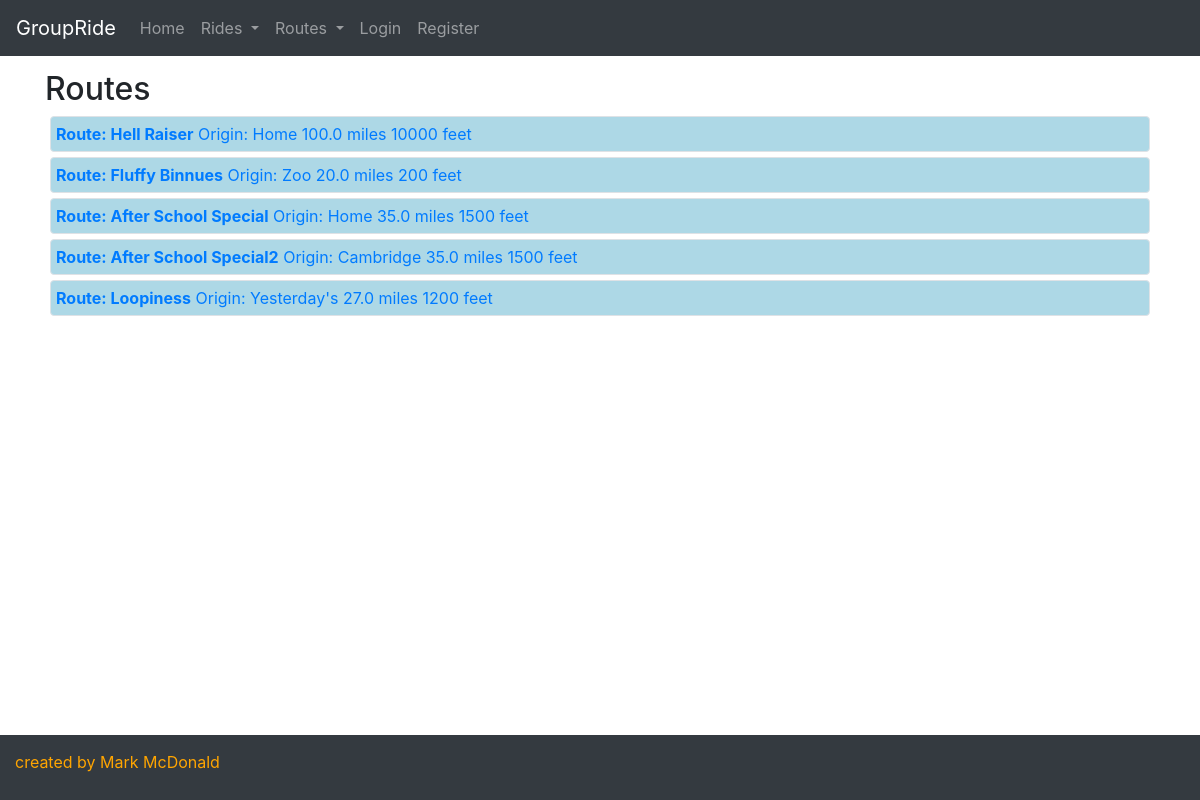
Before: /routes/ with the older database file.
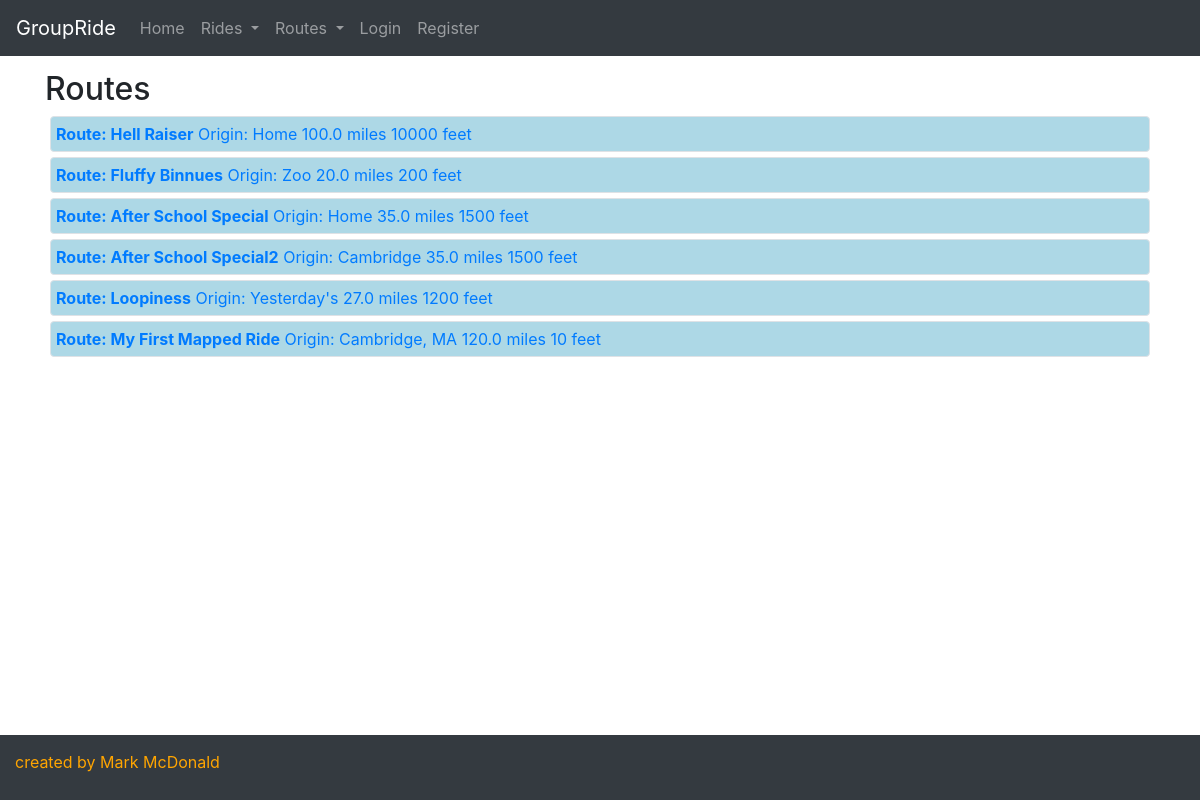
After: the same page with the newer database file.
### groupride/models.py (models this page shows, shortened)
class Route(models.Model):
    created_by = models.ForeignKey(User, on_delete = models.SET_NULL, blank = True, null = True, related_name = "created_routes")
    created_on = models.DateTimeField(auto_now_add = True, editable = False, blank = False)
    route_name = models.CharField(max_length = 256, blank = True, null = True)
    miles = models.DecimalField(max_digits = 6, decimal_places = 1, blank = True, null = True)
    vertical_feet = models.IntegerField(blank = True, null = True)
    origin = models.CharField(max_length = 64, blank = True, null = True)
    reviews = models.ManyToManyField(Review, blank = True)
    gpxfile = models.FileField(blank = True, null = True)

### groupride/views.py (the view)
# urls.py: path("routes/", views.routes, name="routes"),
def routes(request):
    routes = Route.objects.values('id', 'route_name', 'origin', 'miles','vertical_feet')
    context = {'routes': routes,}
    return render(request, "groupride/routes.html", context)

### groupride/templates/groupride/routes.html (shortened to what this page needs)
{% extends 'groupride/template.html' %}
{% block body %}
  <div class="container">
    <h2>Routes</h2>
    <div class="panel-group">
    {% for route in routes %}
    <a href="/route/{{route.id}}">
      <div class="route_header border rounded">
        <span class=""><strong>Route: {{route.route_name}}</strong></span>
        <span class="">Origin: {{route.origin}} </span>
        <span class="">{{route.miles}} miles</span>
        <span class="">{{route.vertical_feet}} feet</span>
      </div>
    </a>
    {% endfor %}
    </div>
  </div>
{% endblock %}

Changed rows visible on the page:
added Route: route_name "My First Mapped Ride", origin "Cambridge, MA", miles "120.0", vertical_feet "10"
